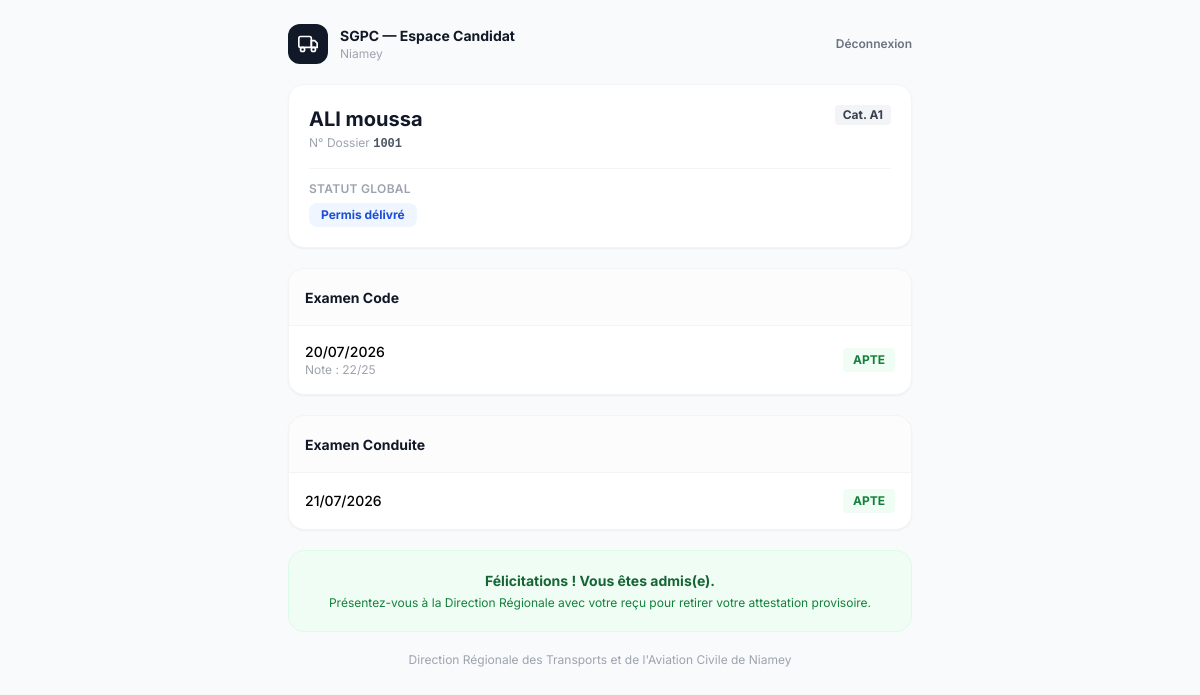
The page /candidat/resultats/ (signed in) on the database its author committed.
### core/models.py (models this page shows, shortened)
class Candidat(models.Model):
    SEXE_CHOICES = [('M', 'Masculin'), ('F', 'Féminin')]
    CATEGORIE_CHOICES = [
        ('A1', 'A1'), ('A', 'A'), ('B', 'B'), ('C', 'C'),
        ('D', 'D'), ('E', 'E'), ('F', 'F'),
    ]
    numero_dossier = models.CharField(max_length=20, unique=True, db_index=True)
    nom = models.CharField(max_length=100)
    prenom = models.CharField(max_length=100)
    date_naissance = models.DateField()
    lieu_naissance = models.CharField(max_length=150)
    sexe = models.CharField(max_length=1, choices=SEXE_CHOICES)
    telephone = models.CharField(max_length=20, blank=True)
    auto_ecole = models.ForeignKey(AutoEcole, on_delete=models.PROTECT, related_name='candidats')
    categorie = models.CharField(max_length=2, choices=CATEGORIE_CHOICES)
    date_inscription = models.DateField(auto_now_add=True)
    numero_permis = models.CharField(max_length=20, blank=True, null=True, unique=True)
    est_ancien_dossier = models.BooleanField(default=False)
    cree_par = models.ForeignKey(User, on_delete=models.SET_NULL, null=True, related_name='candidats_crees')
    class Meta:
        verbose_name = "Candidat"
        ordering = ['-date_inscription', 'nom']
    @property
    def dernier_examen_code(self):
        return self.examens_code.order_by('-date_examen', '-id').first()
    @property
    def dernier_examen_conduite(self):
        return self.examens_conduite.order_by('-date_examen', '-id').first()
    @property
    def est_apte_complet(self):
        ec = self.dernier_examen_code
        ed = self.dernier_examen_conduite
        return bool(ec and ec.resultat == 'APTE' and ed and ed.resultat == 'APTE')
    @property
    def statut_global(self):
        ed = self.dernier_examen_conduite
        if ed and ed.resultat == 'APTE':
            return 'Permis délivré'

class ExamenCode(models.Model):
    RESULTAT_CHOICES = [
        ('EN_ATTENTE', 'En attente'),
        ('APTE', 'Apte'),
        ('INAPTE', 'Inapte'),
        ('ABSENT', 'Absent'),
    ]
    candidat = models.ForeignKey(Candidat, on_delete=models.CASCADE, related_name='examens_code')
    date_examen = models.DateField()
    note = models.PositiveSmallIntegerField(null=True, blank=True)
    resultat = models.CharField(max_length=15, choices=RESULTAT_CHOICES, default='EN_ATTENTE')
    date_saisie = models.DateTimeField(null=True, blank=True)
    saisi_par = models.ForeignKey(User, on_delete=models.SET_NULL, null=True, blank=True,
                                   related_name='examens_code_saisis')
    class Meta:
        verbose_name = "Examen code"
        ordering = ['-date_examen', '-id']

class ExamenConduite(models.Model):
    RESULTAT_CHOICES = [
        ('EN_ATTENTE', 'En attente'),
        ('APTE', 'Apte'),
        ('INAPTE', 'Inapte'),
        ('REPROGRAMME', 'Reprogrammé'),
        ('ABSENT', 'Absent'),
    ]
    candidat = models.ForeignKey(Candidat, on_delete=models.CASCADE, related_name='examens_conduite')
    date_examen = models.DateField()
    examinateur = models.ForeignKey(Examinateur, on_delete=models.SET_NULL, null=True, blank=True,
                                     related_name='examens')
    resultat = models.CharField(max_length=15, choices=RESULTAT_CHOICES, default='EN_ATTENTE')
    date_saisie = models.DateTimeField(null=True, blank=True)
    saisi_par = models.ForeignKey(User, on_delete=models.SET_NULL, null=True, blank=True,
                                   related_name='examens_conduite_saisis')
    class Meta:
        verbose_name = "Examen conduite"
        ordering = ['-date_examen', '-id']

### core/views.py (the view)
# urls.py: path('candidat/resultats/', views.candidat_resultats, name='candidat_resultats'),
def candidat_resultats(request):
    candidat_id = request.session.get('candidat_id')
    if not candidat_id:
        return redirect('candidat_connexion')
    candidat = get_object_or_404(Candidat, pk=candidat_id)
    return render(request, 'core/candidat_portal/resultats.html', {
        'candidat': candidat,
    })

### templates/core/candidat_portal/resultats.html (shortened to what this page needs)
<!DOCTYPE html>
<html lang="fr">
<head>
  <script src="https://cdn.tailwindcss.com"></script>
</head>
<body style="font-family:'Inter',sans-serif;" class="bg-gray-50 min-h-screen">
  <div class="max-w-2xl mx-auto p-4 sm:p-6 space-y-5">
    <div class="flex items-center justify-between">
      <div class="flex items-center gap-3">
        <div class="w-10 h-10 bg-gray-900 rounded-xl flex items-center justify-center">
          <svg class="w-5 h-5 text-white" fill="none" stroke="currentColor" stroke-width="2" viewBox="0 0 24 24">
            <rect x="1" y="3" width="15" height="13" rx="2"/><path d="M16 8h4l3 3v5h-7V8z"/>
            <circle cx="5.5" cy="18.5" r="2.5"/><circle cx="18.5" cy="18.5" r="2.5"/>
          </svg>
        </div>
        <div>
          <div class="text-sm font-bold text-gray-900">SGPC — Espace Candidat</div>
          <div class="text-xs text-gray-400">Niamey</div>
        </div>
      </div>
      <a href="{% url 'candidat_deconnexion' %}" class="text-xs font-semibold text-gray-500 hover:text-gray-800">Déconnexion</a>
    </div>
    <div class="bg-white rounded-2xl border border-gray-100 shadow-sm p-5">
      <div class="flex items-start justify-between">
        <div>
          <div class="text-xl font-bold text-gray-900">{{ candidat.nom }} {{ candidat.prenom }}</div>
          <div class="text-xs text-gray-400 mt-0.5">N° Dossier <span class="font-mono font-semibold text-gray-600">{{ candidat.numero_dossier }}</span></div>
        </div>
        <span class="inline-block px-2 py-0.5 bg-gray-100 text-gray-700 text-xs font-bold rounded">Cat. {{ candidat.categorie }}</span>
      </div>
      <div class="mt-4 pt-3 border-t border-gray-100">
        <div class="text-xs text-gray-400 mb-1 uppercase tracking-wide font-semibold">Statut global</div>
        {% with s=candidat.statut_global %}
          {% if 'Permis' in s %}<span class="inline-block px-3 py-1 bg-blue-50 text-blue-700 text-xs font-bold rounded-lg">{{ s }}</span>
          {% elif 'Apte' in s %}<span class="inline-block px-3 py-1 bg-green-50 text-green-700 text-xs font-bold rounded-lg">{{ s }}</span>
          {% else %}<span class="inline-block px-3 py-1 bg-gray-100 text-gray-600 text-xs font-bold rounded-lg">{{ s }}</span>{% endif %}
        {% endwith %}
      </div>
    </div>
    <div class="bg-white rounded-2xl border border-gray-100 shadow-sm overflow-hidden">
      <div class="p-4 border-b border-gray-100 bg-gray-50/50">
        <span class="font-bold text-gray-900 text-sm">Examen Code</span>
      </div>
      <div class="divide-y divide-gray-100">
        {% for e in candidat.examens_code.all %}
        <div class="p-4 flex items-center justify-between">
          <div>
            <div class="text-sm font-medium">{{ e.date_examen|date:"d/m/Y" }}</div>
            {% if e.note is not None %}<div class="text-xs text-gray-400">Note : {{ e.note }}/25</div>{% endif %}
          </div>
          {% if e.resultat == 'APTE' %}<span class="inline-block px-2.5 py-1 bg-green-50 text-green-700 text-xs font-bold rounded uppercase">Apte</span>
          {% elif e.resultat == 'INAPTE' %}<span class="inline-block px-2.5 py-1 bg-red-50 text-red-700 text-xs font-bold rounded uppercase">Inapte</span>
          {% elif e.resultat == 'ABSENT' %}<span class="inline-block px-2.5 py-1 bg-orange-50 text-orange-700 text-xs font-bold rounded uppercase">Absent</span>
          {% else %}<span class="inline-block px-2.5 py-1 bg-gray-100 text-gray-600 text-xs font-bold rounded uppercase">Programmé</span>{% endif %}
        </div>
        {% empty %}
        <div class="p-6 text-center text-gray-400 text-sm">Aucun examen code programmé pour l'instant.</div>
        {% endfor %}
      </div>
    </div>
    <div class="bg-white rounded-2xl border border-gray-100 shadow-sm overflow-hidden">
      <div class="p-4 border-b border-gray-100 bg-gray-50/50">
        <span class="font-bold text-gray-900 text-sm">Examen Conduite</span>
      </div>
      <div class="divide-y divide-gray-100">
        {% for e in candidat.examens_conduite.all %}
        <div class="p-4 flex items-center justify-between">
          <div>
            <div class="text-sm font-medium">{{ e.date_examen|date:"d/m/Y" }}</div>
          </div>
          {% if e.resultat == 'APTE' %}<span class="inline-block px-2.5 py-1 bg-green-50 text-green-700 text-xs font-bold rounded uppercase">Apte</span>
          {% elif e.resultat == 'INAPTE' %}<span class="inline-block px-2.5 py-1 bg-red-50 text-red-700 text-xs font-bold rounded uppercase">Inapte</span>
          {% elif e.resultat == 'ABSENT' %}<span class="inline-block px-2.5 py-1 bg-orange-50 text-orange-700 text-xs font-bold rounded uppercase">Absent</span>
          {% elif e.resultat == 'REPROGRAMME' %}<span class="inline-block px-2.5 py-1 bg-purple-50 text-purple-700 text-xs font-bold rounded uppercase">Reprogrammé</span>
          {% else %}<span class="inline-block px-2.5 py-1 bg-gray-100 text-gray-600 text-xs font-bold rounded uppercase">Programmé</span>{% endif %}
        </div>
        {% endfor %}
      </div>
    </div>
    {% if candidat.est_apte_complet %}
    <div class="bg-green-50 border border-green-100 rounded-2xl p-5 text-center">
      <div class="text-green-800 font-bold text-sm mb-1">Félicitations ! Vous êtes admis(e).</div>
      <p class="text-xs text-green-700">Présentez-vous à la Direction Régionale avec votre reçu pour retirer votre attestation provisoire.</p>
    </div>
    {% endif %}
    <p class="text-center text-xs text-gray-400 pb-6">
      Direction Régionale des Transports et de l'Aviation Civile de Niamey
    </p>
  </div>
</body>
</html>

### rows shown on the page
Candidat: nom "ALI", prenom "moussa", numero_dossier "1001", categorie "A1"
ExamenCode: date_examen "20/07/2026", note "22", resultat "APTE"
ExamenConduite: date_examen "21/07/2026", resultat "APTE"

### other values the page prints
{{ s }} "Permis délivré"
